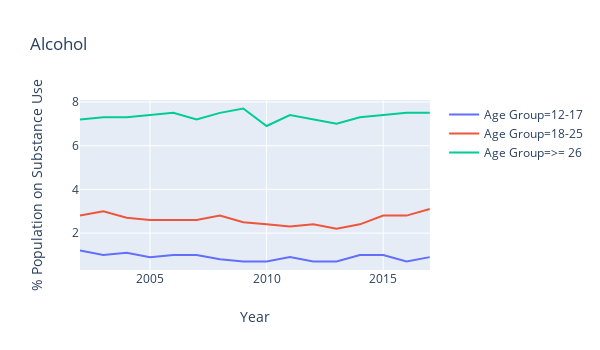
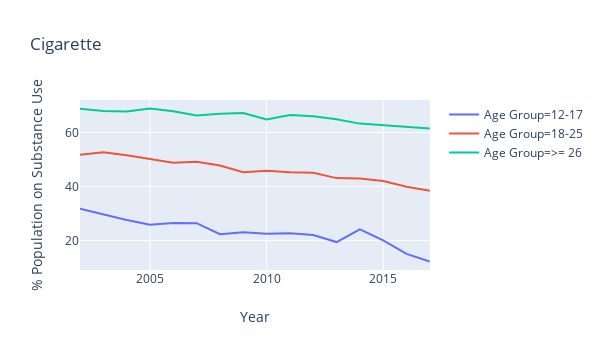
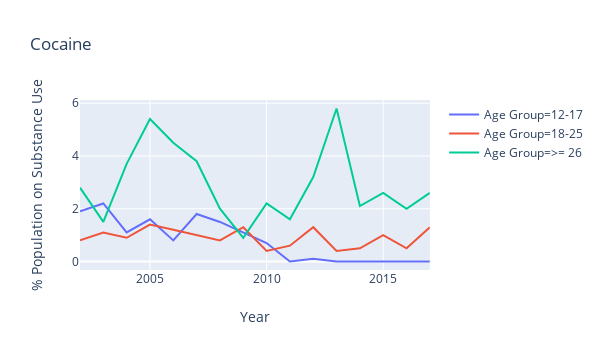

Write notebook code for charts like these, in order.
### Code cell
fig, (ax1, ax2, ax3, ax4) = plt.subplots(4, 1,figsize=(10,16))
#fig.suptitle('Horizontally stacked subplots')
ax1 =px.line(dfAge.query("Substance=='Alcohol'"), x='Year', y='DailyUse',color='Age',labels={"Age":'Age Group',"DailyUse":'% Population on Substance Use'},title='Alcohol',width=600, height=350)

ax2 = px.line(dfAge.query("Substance=='Cigarette'"), x='Year', y='DailyUse', color='Age',labels={"Age":'Age Group',"DailyUse":'% Population on Substance Use'},title='Cigarette',width=600, height=350)

ax3 = px.line(dfAge.query("Substance=='Cocaine'"), x='Year', y='DailyUse', color='Age',labels={"Age":'Age Group',"DailyUse":'% Population on Substance Use'},title='Cocaine',width=600, height=350)

ax4 = px.line(dfAge.query("Substance=='Marijuana'"), x='Year', y='DailyUse', color='Age',labels={"Age":'Age Group',"DailyUse":'% Population on Substance Use'},title='Marijuana',width=600, height=350)

ax1.show()
ax2.show()
ax3.show()
ax4.show()

### Figure 1 — Plotly figure (JSON) as saved in the notebook; plotly's stock layout.template omitted (floating-point values rounded to 4 significant figures)
{"data": [{"hoverlabel": {"namelength": 0}, "hovertemplate": "Age Group=12-17<br>Year=%{x}<br>% Population on Substance Use=%{y}", "legendgroup": "Age Group=12-17", "line": {"color": "#636efa", "dash": "solid"}, "mode": "lines", "name": "Age Group=12-17", "showlegend": true, "type": "scatter", "x": [2002, 2003, 2004, 2005, 2006, 2007, 2008, 2009, 2010, 2011, 2012, 2013, 2014, 2015, 2016, 2017], "xaxis": "x", "y": [1.2, 1, 1.1, 0.9, 1, 1, 0.8, 0.7, 0.7, 0.9, 0.7, 0.7, 1, 1, 0.7, 0.9], "yaxis": "y"}, {"hoverlabel": {"namelength": 0}, "hovertemplate": "Age Group=18-25<br>Year=%{x}<br>% Population on Substance Use=%{y}", "legendgroup": "Age Group=18-25", "line": {"color": "#EF553B", "dash": "solid"}, "mode": "lines", "name": "Age Group=18-25", "showlegend": true, "type": "scatter", "x": [2002, 2003, 2004, 2005, 2006, 2007, 2008, 2009, 2010, 2011, 2012, 2013, 2014, 2015, 2016, 2017], "xaxis": "x", "y": [2.8, 3, 2.7, 2.6, 2.6, 2.6, 2.8, 2.5, 2.4, 2.3, 2.4, 2.2, 2.4, 2.8, 2.8, 3.1], "yaxis": "y"}, {"hoverlabel": {"namelength": 0}, "hovertemplate": "Age Group=>= 26<br>Year=%{x}<br>% Population on Substance Use=%{y}", "legendgroup": "Age Group=>= 26", "line": {"color": "#00cc96", "dash": "solid"}, "mode": "lines", "name": "Age Group=>= 26", "showlegend": true, "type": "scatter", "x": [2002, 2003, 2004, 2005, 2006, 2007, 2008, 2009, 2010, 2011, 2012, 2013, 2014, 2015, 2016, 2017], "xaxis": "x", "y": [7.2, 7.3, 7.3, 7.4, 7.5, 7.2, 7.5, 7.7, 6.9, 7.4, 7.2, 7, 7.3, 7.4, 7.5, 7.5], "yaxis": "y"}], "layout": {"height": 350, "legend": {"tracegroupgap": 0}, "title": {"text": "Alcohol"}, "width": 600, "xaxis": {"anchor": "y", "domain": [0, 0.98], "title": {"text": "Year"}}, "yaxis": {"anchor": "x", "domain": [0, 1], "title": {"text": "% Population on Substance Use"}}}}

### Figure 2 — Plotly figure (JSON) as saved in the notebook; plotly's stock layout.template omitted (floating-point values rounded to 4 significant figures)
{"data": [{"hoverlabel": {"namelength": 0}, "hovertemplate": "Age Group=12-17<br>Year=%{x}<br>% Population on Substance Use=%{y}", "legendgroup": "Age Group=12-17", "line": {"color": "#636efa", "dash": "solid"}, "mode": "lines", "name": "Age Group=12-17", "showlegend": true, "type": "scatter", "x": [2002, 2003, 2004, 2005, 2006, 2007, 2008, 2009, 2010, 2011, 2012, 2013, 2014, 2015, 2016, 2017], "xaxis": "x", "y": [31.8, 29.7, 27.6, 25.8, 26.5, 26.4, 22.3, 23, 22.5, 22.7, 22, 19.4, 24.1, 20, 15, 12.2], "yaxis": "y"}, {"hoverlabel": {"namelength": 0}, "hovertemplate": "Age Group=18-25<br>Year=%{x}<br>% Population on Substance Use=%{y}", "legendgroup": "Age Group=18-25", "line": {"color": "#EF553B", "dash": "solid"}, "mode": "lines", "name": "Age Group=18-25", "showlegend": true, "type": "scatter", "x": [2002, 2003, 2004, 2005, 2006, 2007, 2008, 2009, 2010, 2011, 2012, 2013, 2014, 2015, 2016, 2017], "xaxis": "x", "y": [51.8, 52.7, 51.6, 50.1, 48.8, 49.2, 47.8, 45.3, 45.8, 45.3, 45.1, 43.1, 43, 42, 39.9, 38.4], "yaxis": "y"}, {"hoverlabel": {"namelength": 0}, "hovertemplate": "Age Group=>= 26<br>Year=%{x}<br>% Population on Substance Use=%{y}", "legendgroup": "Age Group=>= 26", "line": {"color": "#00cc96", "dash": "solid"}, "mode": "lines", "name": "Age Group=>= 26", "showlegend": true, "type": "scatter", "x": [2002, 2003, 2004, 2005, 2006, 2007, 2008, 2009, 2010, 2011, 2012, 2013, 2014, 2015, 2016, 2017], "xaxis": "x", "y": [68.8, 68, 67.8, 68.9, 67.9, 66.3, 67, 67.2, 64.8, 66.5, 66, 64.9, 63.3, 62.7, 62.2, 61.5], "yaxis": "y"}], "layout": {"height": 350, "legend": {"tracegroupgap": 0}, "title": {"text": "Cigarette"}, "width": 600, "xaxis": {"anchor": "y", "domain": [0, 0.98], "title": {"text": "Year"}}, "yaxis": {"anchor": "x", "domain": [0, 1], "title": {"text": "% Population on Substance Use"}}}}

### Figure 3 — Plotly figure (JSON) as saved in the notebook; plotly's stock layout.template omitted (floating-point values rounded to 4 significant figures)
{"data": [{"hoverlabel": {"namelength": 0}, "hovertemplate": "Age Group=12-17<br>Year=%{x}<br>% Population on Substance Use=%{y}", "legendgroup": "Age Group=12-17", "line": {"color": "#636efa", "dash": "solid"}, "mode": "lines", "name": "Age Group=12-17", "showlegend": true, "type": "scatter", "x": [2002, 2003, 2004, 2005, 2006, 2007, 2008, 2009, 2010, 2011, 2012, 2013, 2014, 2015, 2016, 2017], "xaxis": "x", "y": [1.9, 2.2, 1.1, 1.6, 0.8, 1.8, 1.5, 1.1, 0.7, 0, 0.1, 0, 0, 0, 0, 0], "yaxis": "y"}, {"hoverlabel": {"namelength": 0}, "hovertemplate": "Age Group=18-25<br>Year=%{x}<br>% Population on Substance Use=%{y}", "legendgroup": "Age Group=18-25", "line": {"color": "#EF553B", "dash": "solid"}, "mode": "lines", "name": "Age Group=18-25", "showlegend": true, "type": "scatter", "x": [2002, 2003, 2004, 2005, 2006, 2007, 2008, 2009, 2010, 2011, 2012, 2013, 2014, 2015, 2016, 2017], "xaxis": "x", "y": [0.8, 1.1, 0.9, 1.4, 1.2, 1, 0.8, 1.3, 0.4, 0.6, 1.3, 0.4, 0.5, 1, 0.5, 1.3], "yaxis": "y"}, {"hoverlabel": {"namelength": 0}, "hovertemplate": "Age Group=>= 26<br>Year=%{x}<br>% Population on Substance Use=%{y}", "legendgroup": "Age Group=>= 26", "line": {"color": "#00cc96", "dash": "solid"}, "mode": "lines", "name": "Age Group=>= 26", "showlegend": true, "type": "scatter", "x": [2002, 2003, 2004, 2005, 2006, 2007, 2008, 2009, 2010, 2011, 2012, 2013, 2014, 2015, 2016, 2017], "xaxis": "x", "y": [2.8, 1.5, 3.7, 5.4, 4.5, 3.8, 2, 0.9, 2.2, 1.6, 3.2, 5.8, 2.1, 2.6, 2, 2.6], "yaxis": "y"}], "layout": {"height": 350, "legend": {"tracegroupgap": 0}, "title": {"text": "Cocaine"}, "width": 600, "xaxis": {"anchor": "y", "domain": [0, 0.98], "title": {"text": "Year"}}, "yaxis": {"anchor": "x", "domain": [0, 1], "title": {"text": "% Population on Substance Use"}}}}
